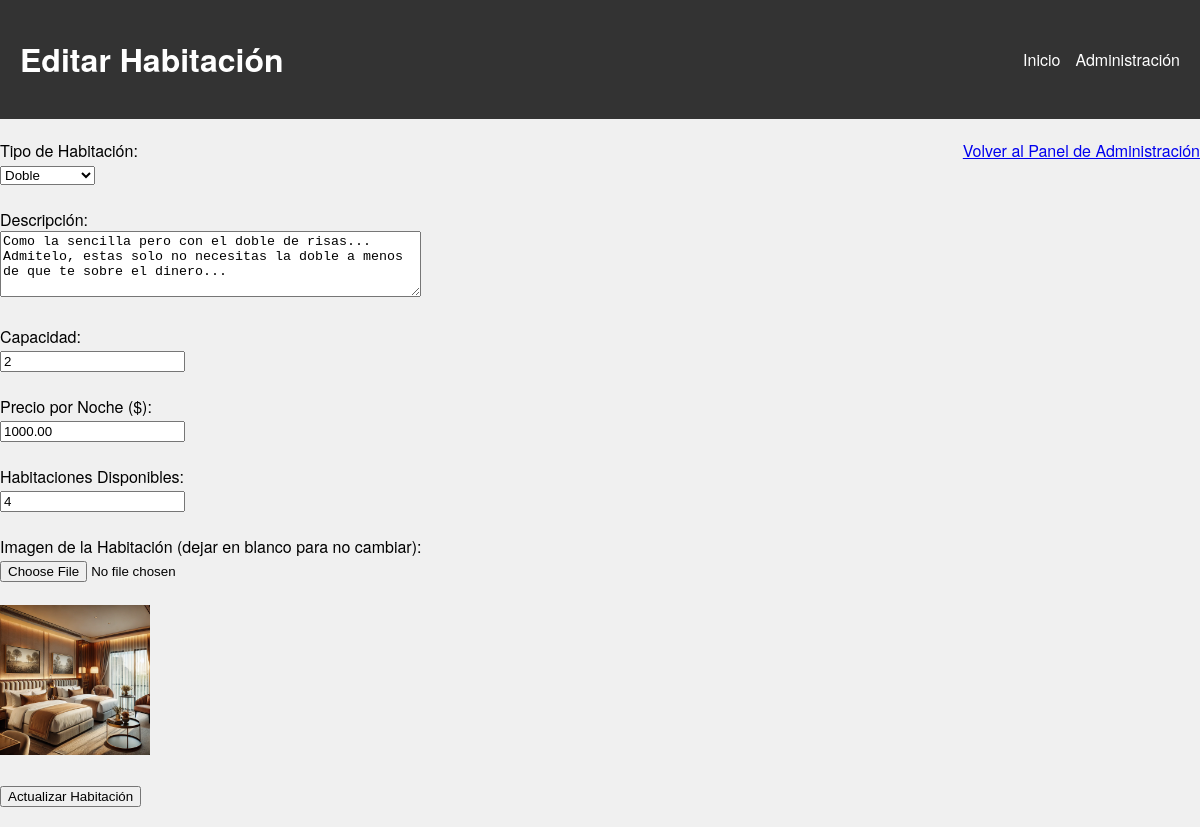
The page /admin/formularioEditarHabitacion.php?id=2 on the database its author committed.
### tables this page shows
CREATE TABLE `habitaciones` (
  `id_habitacion` int(11) NOT NULL,
  `tipo` enum('Sencilla','Doble','Deluxe','Ejecutiva','Presidencial') NOT NULL,
  `descripcion` text DEFAULT NULL,
  `capacidad` int(11) NOT NULL CHECK (`capacidad` > 0),
  `precio` decimal(10,2) NOT NULL CHECK (`precio` >= 0),
  `disponibles` int(11) NOT NULL CHECK (`disponibles` >= 0),
  `imagen` varchar(255) DEFAULT NULL
);

### GestorBaseDatos.php (called while the page is built, shortened)
<?php
function obtenerHabitacion($conexion, $id_habitacion){
    $stmt = mysqli_prepare($conexion, "SELECT * FROM habitaciones WHERE id_habitacion = ?");
    mysqli_stmt_bind_param($stmt, "i", $id_habitacion);
    if (!mysqli_stmt_execute($stmt)) {
        throw new Exception("Error en la ejecución de la sentencia: " . mysqli_stmt_error($stmt));
    }
    $resultado = mysqli_stmt_get_result($stmt);
    $habitacion = mysqli_fetch_assoc($resultado);
    return $habitacion ? $habitacion : null;
}
?>

### admin/formularioEditarHabitacion.php (the view, shortened to what this page needs)
<?php
require_once '../GestorBaseDatos.php';
try {
    $id_habitacion = intval($_GET['id']);
    $conexion = abrirConexion();
    $habitacion = obtenerHabitacion($conexion, $id_habitacion);
} catch (Exception $e) {
    error_log($e->getMessage());
    echo "Error: " . htmlspecialchars($e->getMessage());
    exit;
}
?>
<!DOCTYPE html>
<html lang="es">
<head>
    <link rel="stylesheet" href="css/estilos.css">
</head>
<body>
    <header>
        <div class="logo">
            <h1>Editar Habitación</h1>
        </div>
        <nav>
            <ul>
                <li><a href="../index.php">Inicio</a></li>
                <li><a href="admin.php">Administración</a></li>
            </ul>
        </nav>
    </header>
    <main>
        <form action="../Habitaciones/editarHabitacion.php" method="POST" enctype="multipart/form-data">
            <label for="tipo">Tipo de Habitación:</label><br>
            <Select id="tipo" name="tipo" required>
                <option value="Doble" <?php echo ($habitacion['tipo'] === 'Doble') ? 'selected' : ''; ?>>Doble</option>
            </Select>
            <br><br>
            <label for="descripcion">Descripción:</label><br>
            <textarea id="descripcion" name="descripcion" rows="4" cols="50"
                required><?php echo htmlspecialchars($habitacion['descripcion']); ?></textarea><br><br>
            <label for="capacidad">Capacidad:</label><br>
            <input type="number" id="capacidad" name="capacidad" min="1"
                value="<?php echo htmlspecialchars($habitacion['capacidad']); ?>" required><br><br>
            <label for="precio">Precio por Noche ($):</label><br>
            <input type="number" id="precio" name="precio" step="0.01" min="0.01"
                value="<?php echo htmlspecialchars($habitacion['precio']); ?>" required><br><br>
            <label for="disponibles">Habitaciones Disponibles:</label><br>
            <input type="number" id="disponibles" name="disponibles" min="0"
                value="<?php echo htmlspecialchars($habitacion['disponibles']); ?>" required><br><br>
            <label for="imagen">Imagen de la Habitación (dejar en blanco para no cambiar):</label><br>
            <input type="file" id="imagen" name="imagen" accept="image/*"><br><br>
            <?php
            if ($habitacion['imagen']) {
                echo "<img src='../Habitaciones/imagenes/" . htmlspecialchars($habitacion['imagen']) . "' alt='Imagen Actual' width='150'><br><br>";
            } else {
                echo "No hay imagen actual.<br><br>";
            }
            ?>
            <input type="submit" value="Actualizar Habitación">
        </form>
        <br>
        <a href="admin.php">Volver al Panel de Administración</a>
    </main>
</body>
</html>

### admin/css/estilos.css (style rules this page uses)
body { font-family: 'Helvetica Neue', Arial, sans-serif; margin: 0; padding: 0; background-color: #f0f0f0; }
header { display: flex; justify-content: space-between; align-items: center; background-color: #333; color: #fff; padding: 15px 20px; }
header nav ul { list-style: none; margin: 0; padding: 0; display: flex; }
header nav ul li { margin-left: 15px; }
header nav ul li:first-child { margin-left: 0; }
header nav ul li a { color: #fff; text-decoration: none; font-size: 16px; }
main { display: flex; flex-wrap: wrap; justify-content: space-between; max-width: 1200px; margin: 20px auto; }

### rows shown on the page
habitaciones: tipo "Doble", descripcion "Como la sencilla pero con el doble de risas... Admitelo, estas solo no necesitas la doble a menos de que te sobre el dinero...", capacidad "2", precio "1000.00", disponibles "4", imagen (picture)
